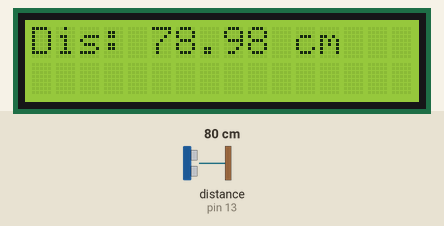
Simulated run of this sketch. Board: Arduino Uno, built with avr-gcc and run on an emulated ATmega328P. On the bench: 16×2 character LCD. Wiring (inferred from the names in the program): ultrasonic range finder: trigger pin 12; echo pin 13. The inputs (shaded band) are chosen by the test bench; at power-on: distance to the obstacle (sensor on pin 13) 80 cm. The echo pulse lasts 58.3 µs per cm.

Above: at 1.2 s.
1.3 s: distance to the obstacle (sensor on pin 13) set to 2 cm
At 3.3 s:
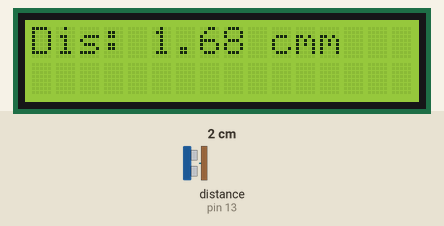
5.4 s: distance to the obstacle (sensor on pin 13) set to 4 cm
At 6.9 s:
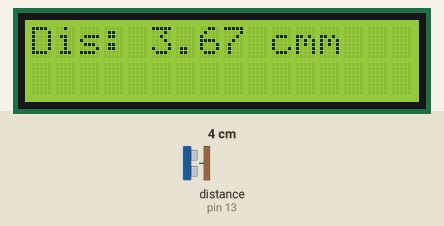
8.6 s: distance to the obstacle (sensor on pin 13) set to 9 cm
At 9.8 s:
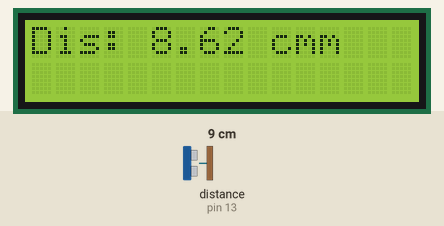
Timing chart, 0 to 11.6 s (numbered marks = the images above; inputs shaded):
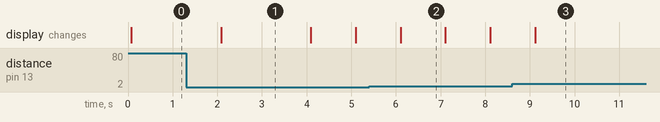

Measured:
- after the input at 1.3 s, the display: changes after 0.79 s (image 1)
- after the input at 5.4 s, the display: changes after 0.70 s (image 2)
- after the input at 8.6 s, the display: changes after 0.52 s (image 3)
- what the display in image 1 shows lasts 2.0 s, from 2.1 s to 4.1 s
- what the display in image 2 shows lasts 1.0 s, from 6.1 s to 7.1 s

The sketch:

LCD_distance_Print.ino
```cpp
#include<LiquidCrystal.h>
int echopin = 13;
int trigpin = 12;
float duration =0.0;
float cm =0.0;
LiquidCrystal lcd(11,10,2,3,4,5);

void setup() {
  lcd.begin(16,2);
  pinMode(echopin,INPUT);
  pinMode(trigpin,OUTPUT);
}

void loop() {
  digitalWrite(trigpin,LOW);
  delay(2);

  digitalWrite(trigpin,HIGH);
  delayMicroseconds(10);

  digitalWrite(trigpin,LOW);

  duration = pulseIn(echopin,HIGH);

  cm = (duration * 0.034)/2;

  lcd.setCursor(0,0);
  lcd.print("Dis: ");
  lcd.print(cm);
  lcd.print(" cm");
  delay(1000);

}
```
